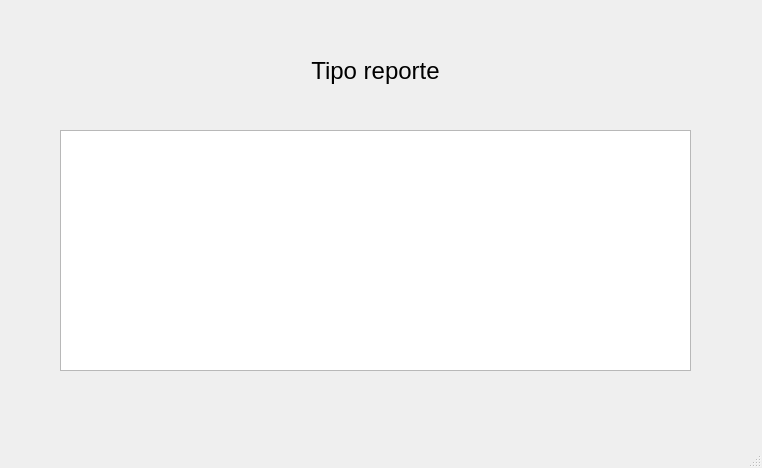
<?xml version="1.0" encoding="UTF-8"?>
<ui version="4.0">
 <class>ReporteWindow</class>
 <widget class="QMainWindow" name="ReporteWindow">
  <property name="geometry">
   <rect>
    <x>0</x>
    <y>0</y>
    <width>762</width>
    <height>468</height>
   </rect>
  </property>
  <property name="windowTitle">
   <string>ReporteWindow</string>
  </property>
  <widget class="QWidget" name="centralwidget">
   <widget class="QTableWidget" name="tableWidget_top">
    <property name="geometry">
     <rect>
      <x>60</x>
      <y>130</y>
      <width>631</width>
      <height>241</height>
     </rect>
    </property>
   </widget>
   <widget class="QLabel" name="label_tipo_reporte">
    <property name="geometry">
     <rect>
      <x>60</x>
      <y>50</y>
      <width>631</width>
      <height>41</height>
     </rect>
    </property>
    <property name="font">
     <font>
      <family>Ubuntu</family>
      <pointsize>18</pointsize>
     </font>
    </property>
    <property name="text">
     <string>Tipo reporte</string>
    </property>
    <property name="alignment">
     <set>Qt::AlignCenter</set>
    </property>
   </widget>
  </widget>
  <widget class="QMenuBar" name="menubar">
   <property name="geometry">
    <rect>
     <x>0</x>
     <y>0</y>
     <width>762</width>
     <height>28</height>
    </rect>
   </property>
  </widget>
  <widget class="QStatusBar" name="statusbar"/>
 </widget>
 <resources/>
 <connections/>
</ui>
